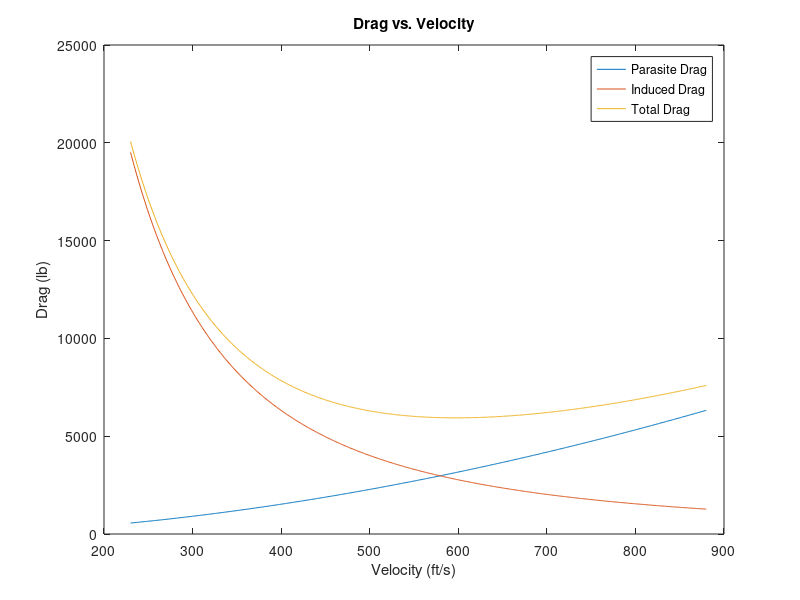
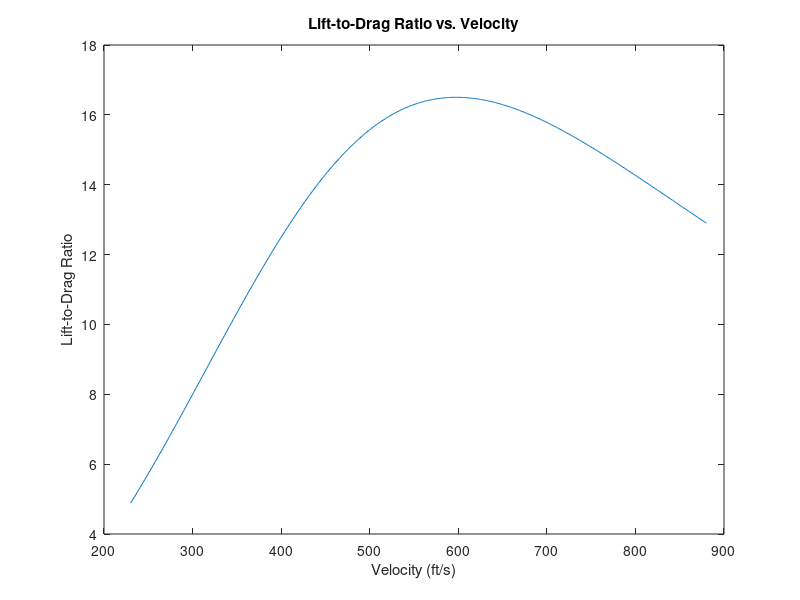

Here is the MATLAB script that generated these plots, in order:
clc;clear;close all;
% Given Parameter
% Environment condition
rho = 0.0008754; % slug/ft^3
T = 400; % °R
mu = 3.025E-7; % lb∗s / ft^2

% Geometry parameter
W = 98000;
% Wing ----------------------------Change later
b_wing = 93.2; % ft
S_ref = 1000; % ft^2
t_c_wing = 0.106;
swept_angle_wing = 24.5;
sigma_wing = 0.2;
C_r_0_wing = 17.8; % ft
expose = 1 - 0.17;

% Fuselage ----------------------------Change later
L_f = 107;
D_f = 11.5;
S_wet_f = 3280;

% Horizontal tail
S_ref_ht = 261;
t_c_ht = 0.09;
swept_angle_ht = 31.6;
sigma_ht = 0.35;
C_r_ht = 11.1;

% Vertical tail
S_ref_vt = 161;
t_c_vt = 0.09;
swept_angle_vt = 43.5;
sigma_vt = 0.8;
C_r_vt = 15.5;

% Pylons
S_wet_p = 117;
t_c_p = 0.06;
swept_angle_p = 0;
sigma_p = 1;
c_p = 16.2;

% Nacelles
S_wet_n = 455;
Ln_Dn = 5;
L_n = 16.8;


% Prepare list for Graph
D_p = [];
D_i = [];
D_total = [];
L_D = [];


for v = 230:880 % True air speed

% $$$$$$$$$$$$$$$$ (a) Parasite drag coefficient $$$$$$$$$$$$$$$$$$$$$$$$

% Reynolds number over characteristic length (Re/L)
R_L = (rho*v) /mu;

% Dynamic pressure
q = 0.5*rho*v^2;

% $$$$$$$$$$$$$$$$ Wing $$$$$$$$$$$$$$$$

% Tip cord
C_t_wing = sigma_wing*C_r_0_wing;
% Root cord from Solidworks file (Wing_MAC.SLDPRT)----------------------------Change later
C_r_e_wing = 16.04291846; % ft
% Mean aerodynamic chord   ----------------------------Change later
MAC_wing = (2/3) * (C_r_e_wing + C_t_wing - (C_r_e_wing * C_t_wing)/(C_r_e_wing + C_t_wing) ); % ft

% Reynolds number
Re_wing = R_L * MAC_wing;

% Skin friction coefficient Cf
C_f_wing = 0.0798*Re_wing^-0.195;

% Form factor K
Z = ( (2-0.5^2)*cos(deg2rad(swept_angle_wing)) ) / sqrt(1 - 0.5^2*(cos(deg2rad(swept_angle_wing)))^2);
K_wing = 1 + Z*t_c_wing + 100*t_c_wing^4;

% Wetted area -----------------------------------------------------------Change later
S_wet_wing = 2*1.02*S_ref*expose;

% Equivalent profile drag area of the wing
f_wing = K_wing*C_f_wing*S_wet_wing;

% Parasite drag coefficient
C_Dp_wing = f_wing/S_ref;

% $$$$$$$$$$$$$$$$ Fuselage $$$$$$$$$$$$$$$$

% Reynolds number
Re_f = R_L * L_f;

% Skin friction coefficient Cf
C_f_f = 0.0798*Re_f^(-0.195);

% Form factor K
Lf_Df = L_f/D_f;
K_f = 2.29 + -0.353*Lf_Df + 0.038*Lf_Df^2 + -1.48E-03*Lf_Df^3;

% Equivalent profile drag area of the wing
f_f = K_f * C_f_f * S_wet_f;

% Parasite drag coefficient
C_Dp_fuselage = f_f/S_ref;


% $$$$$$$$$$$$$$$$ Horizontal Tail $$$$$$$$$$$$$$$$

% Mean aerodynamic chord   
MAC_ht = (2/3) * C_r_ht * (1 + sigma_ht - sigma_ht / ( 1 + sigma_ht)); % ft

% Reynolds number
Re_ht = R_L * MAC_ht;

% Skin friction coefficient Cf
C_f_ht = 0.0798*Re_ht^-0.195;

% Form factor K
Z_ht = ( (2-0.5^2)*cos(deg2rad(swept_angle_ht)) ) / sqrt(1 - 0.5^2*(cos(deg2rad(swept_angle_ht)))^2);
K_ht = 1 + Z_ht*t_c_ht + 100*t_c_ht^4;

% Wetted area 
S_wet_ht = 2*1.02*S_ref_ht;

% Equivalent profile drag area of the wing
f_ht = K_ht*C_f_ht*S_wet_ht;

% Parasite drag coefficient
C_Dp_horizontal_tail = f_ht/S_ref;

% $$$$$$$$$$$$$$$$ Vertical Tail $$$$$$$$$$$$$$$$

% Mean aerodynamic chord   
MAC_vt = (2/3) * C_r_vt * (1 + sigma_vt - sigma_vt / ( 1 + sigma_vt)); % ft

% Reynolds number
Re_vt = R_L * MAC_vt;

% Skin friction coefficient Cf
C_f_vt = 0.0798*Re_vt^-0.195;

% Form factor K
Z_vt = ( (2-0.5^2)*cos(deg2rad(swept_angle_vt)) ) / sqrt(1 - 0.5^2*(cos(deg2rad(swept_angle_vt)))^2);
K_vt = 1 + Z_vt*t_c_vt + 100*t_c_vt^4;

% Wetted area 
S_wet_vt = 2*1.02*S_ref_vt;

% Equivalent profile drag area of the wing
f_vt = K_vt*C_f_vt*S_wet_vt;

% Parasite drag coefficient
C_Dp_vertical_tail = f_vt/S_ref;


% $$$$$$$$$$$$$$$$ Nacelles $$$$$$$$$$$$$$$$

% Reynolds number
Re_n = R_L * L_n;

% Skin friction coefficient Cf
C_f_n = 0.0798*Re_n^(-0.195);

% Form factor K
K_n = 2.29 + -0.353*Ln_Dn + 0.038*Ln_Dn^2 + -1.48E-03*Ln_Dn^3;

% Equivalent profile drag area of the wing
f_n = K_n * C_f_n * S_wet_n;

% Parasite drag coefficient
C_Dp_nacelles = f_n/S_ref;


% $$$$$$$$$$$$$$$$ Pylon $$$$$$$$$$$$$$$$

% Reynolds number
Re_p = R_L * c_p;

% Skin friction coefficient Cf
C_f_p = 0.0798*Re_p^(-0.195);

% Form factor K
Z_p = ( (2-0.5^2)*cos(deg2rad(swept_angle_p)) ) / sqrt(1 - 0.5^2*(cos(deg2rad(swept_angle_p)))^2);
K_p = 1 + Z_p*t_c_p + 100*t_c_p^4;

% Equivalent profile drag area of the wing
f_p = K_p * C_f_p * S_wet_p;

% Parasite drag coefficient
C_Dp_pylon = f_p/S_ref;


% TOTAL Parasite drag coefficient
C_Dp_total = 1.1*(C_Dp_wing + C_Dp_fuselage + C_Dp_horizontal_tail + C_Dp_vertical_tail + C_Dp_nacelles + C_Dp_pylon);


% $$$$$$$$$$$$$$$$ (b) Induced drag coefficient $$$$$$$$$$$$$$$$$$$$$$$$

% Lift coefficient
C_L = W / (q*S_ref);

% Aspect Ratio
AR = b_wing^2 / S_ref;

% Oswald efficiency e
if 0.0100 < C_Dp_total & C_Dp_total < 0.0150
    e1 = 0.969 + -0.0117*AR + 1.85E-04*AR^2;
    e15 = 0.975 + -0.0184*AR + 3.7E-04*AR^2;
    e = (e15 - e1) * (C_Dp_total - 0.0100) / (0.0150  - 0.0100) + e1;
elseif 0.0150 < C_Dp_total & C_Dp_total < 0.0200
    e15 = 0.975 + -0.0184*AR + 3.7E-04*AR^2;
    e2 = 0.97 + -0.0226*AR + 4.4E-04*AR^2;
    e = (e2 - e15) * (C_Dp_total - 0.0150) / (0.0200  - 0.0150) + e15;
elseif 0.0200 < C_Dp_total & C_Dp_total < 0.0250
    e2 = 0.97 + -0.0226*AR + 4.4E-04*AR^2;
    e25 = 0.958 + -0.0247*AR + 4.07E-04*AR^2;
    e = (e25 - e2) * (C_Dp_total - 0.0200) / (0.0250  - 0.0200) + e2;
else
    disp('ERROR IN Oswald efficiency e');
end

% Induced drag coefficient
C_Di = C_L^2 / (pi*AR*e);

% $$$$$$$$$$$$$$$$ Forces $$$$$$$$$$$$$$$$$$$$$$$$
% Parasite drag
D_p(end+1) = q*S_ref*C_Dp_total;

% Induced drag
D_i(end+1) = q*S_ref*C_Di;

% Total Drag
C_D_total = C_Di + C_Dp_total;
D_total(end+1) = q*S_ref*C_D_total;

% Lift to Drag ratio
L_D(end+1) = C_L/C_D_total;

end

v_list = 230:880; % Velocity range for plotting

% Plot Parasite, Induced, and Total Drag vs Velocity
figure;
plot(v_list, D_p, v_list, D_i, v_list, D_total);
xlabel('Velocity (ft/s)');
ylabel('Drag (lb)');
legend('Parasite Drag', 'Induced Drag', 'Total Drag');
title('Drag vs. Velocity');

% Plot Lift-to-Drag Ratio vs Velocity
figure;
plot(v_list, L_D);
xlabel('Velocity (ft/s)');
ylabel('Lift-to-Drag Ratio');
title('Lift-to-Drag Ratio vs. Velocity');